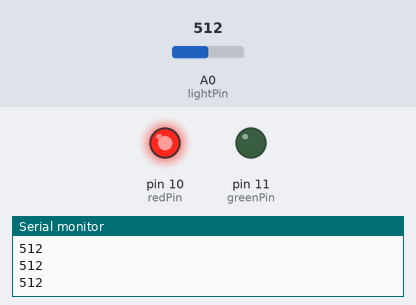
This sketch was run on a simulated Arduino Uno, built with avr-gcc and run on an emulated ATmega328P. On the bench: output pins drawn as LEDs (lit = HIGH), the last lines printed to the serial monitor. The test bench sets the inputs (shaded band); at power-on: A0 (lightPin) = 512.

Above: at 1.2 s.
1.3 s: A0 (lightPin) set to 492
At 2.9 s:
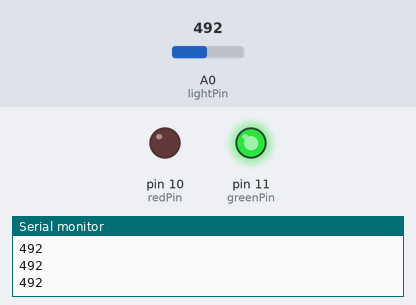
3.2 s: A0 (lightPin) set to 510
At 4.7 s:
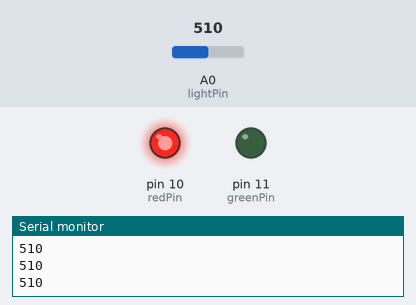
5.0 s: A0 (lightPin) set to 490
At 5.8 s:
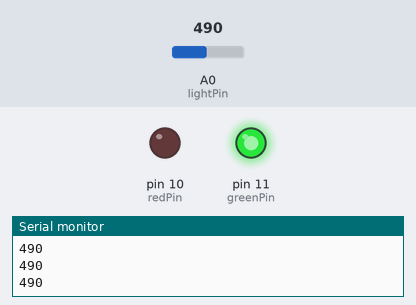
Timing chart, 0 to 8.0 s (numbered marks = the images above; inputs shaded):
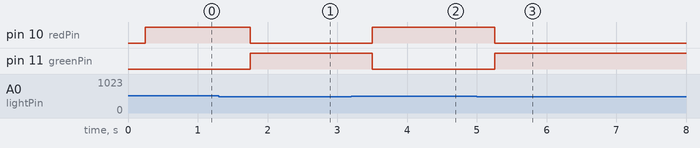

Measured:
- the behaviour switches between 500 and 499 on A0 (lightPin) (found by bisection; images 0 and 1)
- after the input at 1.3 s, pin 10 (redPin): HIGH → LOW after 0.45 s; pin 11 (greenPin): LOW → HIGH after 0.45 s
- after the input at 3.2 s, pin 10 (redPin): LOW → HIGH after 0.30 s; pin 11 (greenPin): HIGH → LOW after 0.30 s
- after the input at 5.0 s, pin 10 (redPin): HIGH → LOW after 0.26 s; pin 11 (greenPin): LOW → HIGH after 0.26 s

The sketch:

Lesson25.ino
```cpp
// Lesson 25: Understanding Photoresistors and Photo detectors
int lightPin = A0;
int lightVal;
int dt = 250;
int redPin=10;
int greenPin=11;
void setup() {
  // put your setup code here, to run once:
  pinMode(lightPin, INPUT);
  pinMode(redPin,OUTPUT);
  pinMode(greenPin,OUTPUT);
  Serial.begin(9600);
}

void loop() {
  // put your main code here, to run repeatedly:
  lightVal = analogRead(lightPin);
  Serial.println(lightVal);
  delay(dt);
  if(lightVal>0 && lightVal <500){
  digitalWrite(greenPin, HIGH);
  digitalWrite(redPin, LOW);
  }

  if(lightVal>500 && lightVal <1100){
  digitalWrite(greenPin, LOW);
  digitalWrite(redPin, HIGH);
  }
}
```
